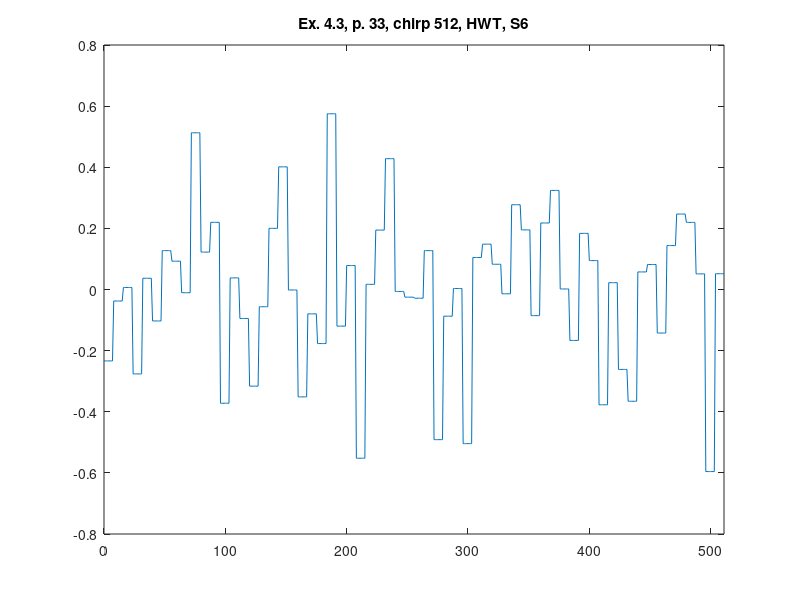

MATLAB code to generate this figure:
%% ========================================================================
%% Programmatic octave notes on "Ripples in Mathematics" by A. Jensen
%% and A. la Cour-Harbo written with a deep gratitude to the authors for
%% this wonderful text. 
%% 
%% Reconstruction of graphs in Ex. 4.3, p.33, Ch 04, HWT, S6, 3 scales.
%%
%% Author: Vladimir Kulyukin
%% 
%% NB: I have tested this code in Octave 4.
%% =========================================================================
t = [0:511];

%%y_ex_4_3_chirp_512_p33 = arrayfun(@(x) sin(x*x), t);

y_ex_4_3_chirp_HWT_S6_512_p33 = [
-0.23362494977796264
-0.23362494977796264
-0.23362494977796264
-0.23362494977796264
-0.23362494977796264
-0.23362494977796264
-0.23362494977796264
-0.23362494977796264
-0.03762483205931382
-0.03762483205931382
-0.03762483205931382
-0.03762483205931382
-0.03762483205931382
-0.03762483205931382
-0.03762483205931382
-0.03762483205931382
0.006514806009147055
0.006514806009147055
0.006514806009147055
0.006514806009147055
0.006514806009147055
0.006514806009147055
0.006514806009147055
0.006514806009147055
-0.2761963878364002
-0.2761963878364002
-0.2761963878364002
-0.2761963878364002
-0.2761963878364002
-0.2761963878364002
-0.2761963878364002
-0.2761963878364002
0.036739280250653435
0.036739280250653435
0.036739280250653435
0.036739280250653435
0.036739280250653435
0.036739280250653435
0.036739280250653435
0.036739280250653435
-0.1029179954002705
-0.1029179954002705
-0.1029179954002705
-0.1029179954002705
-0.1029179954002705
-0.1029179954002705
-0.1029179954002705
-0.1029179954002705
0.12718369617951247
0.12718369617951247
0.12718369617951247
0.12718369617951247
0.12718369617951247
0.12718369617951247
0.12718369617951247
0.12718369617951247
0.0926515400914196
0.0926515400914196
0.0926515400914196
0.0926515400914196
0.0926515400914196
0.0926515400914196
0.0926515400914196
0.0926515400914196
-0.010575692200410351
-0.010575692200410351
-0.010575692200410351
-0.010575692200410351
-0.010575692200410351
-0.010575692200410351
-0.010575692200410351
-0.010575692200410351
0.5127494541154257
0.5127494541154257
0.5127494541154257
0.5127494541154257
0.5127494541154257
0.5127494541154257
0.5127494541154257
0.5127494541154257
0.12236399075991435
0.12236399075991435
0.12236399075991435
0.12236399075991435
0.12236399075991435
0.12236399075991435
0.12236399075991435
0.12236399075991435
0.21977035483169477
0.21977035483169477
0.21977035483169477
0.21977035483169477
0.21977035483169477
0.21977035483169477
0.21977035483169477
0.21977035483169477
-0.3721171521240493
-0.3721171521240493
-0.3721171521240493
-0.3721171521240493
-0.3721171521240493
-0.3721171521240493
-0.3721171521240493
-0.3721171521240493
0.037988189407576804
0.037988189407576804
0.037988189407576804
0.037988189407576804
0.037988189407576804
0.037988189407576804
0.037988189407576804
0.037988189407576804
-0.0948123805016204
-0.0948123805016204
-0.0948123805016204
-0.0948123805016204
-0.0948123805016204
-0.0948123805016204
-0.0948123805016204
-0.0948123805016204
-0.31618568073599035
-0.31618568073599035
-0.31618568073599035
-0.31618568073599035
-0.31618568073599035
-0.31618568073599035
-0.31618568073599035
-0.31618568073599035
-0.056391771306035295
-0.056391771306035295
-0.056391771306035295
-0.056391771306035295
-0.056391771306035295
-0.056391771306035295
-0.056391771306035295
-0.056391771306035295
0.2001510802362773
0.2001510802362773
0.2001510802362773
0.2001510802362773
0.2001510802362773
0.2001510802362773
0.2001510802362773
0.2001510802362773
0.4013260828620442
0.4013260828620442
0.4013260828620442
0.4013260828620442
0.4013260828620442
0.4013260828620442
0.4013260828620442
0.4013260828620442
-0.0016119920468827262
-0.0016119920468827262
-0.0016119920468827262
-0.0016119920468827262
-0.0016119920468827262
-0.0016119920468827262
-0.0016119920468827262
-0.0016119920468827262
-0.3512768250102926
-0.3512768250102926
-0.3512768250102926
-0.3512768250102926
-0.3512768250102926
-0.3512768250102926
-0.3512768250102926
-0.3512768250102926
-0.07966576685916564
-0.07966576685916564
-0.07966576685916564
-0.07966576685916564
-0.07966576685916564
-0.07966576685916564
-0.07966576685916564
-0.07966576685916564
-0.17684538543413617
-0.17684538543413617
-0.17684538543413617
-0.17684538543413617
-0.17684538543413617
-0.17684538543413617
-0.17684538543413617
-0.17684538543413617
0.5749366660558674
0.5749366660558674
0.5749366660558674
0.5749366660558674
0.5749366660558674
0.5749366660558674
0.5749366660558674
0.5749366660558674
-0.1198371810128343
-0.1198371810128343
-0.1198371810128343
-0.1198371810128343
-0.1198371810128343
-0.1198371810128343
-0.1198371810128343
-0.1198371810128343
0.07841851858538704
0.07841851858538704
0.07841851858538704
0.07841851858538704
0.07841851858538704
0.07841851858538704
0.07841851858538704
0.07841851858538704
-0.5520285995493385
-0.5520285995493385
-0.5520285995493385
-0.5520285995493385
-0.5520285995493385
-0.5520285995493385
-0.5520285995493385
-0.5520285995493385
0.01684917837843974
0.01684917837843974
0.01684917837843974
0.01684917837843974
0.01684917837843974
0.01684917837843974
0.01684917837843974
0.01684917837843974
0.19442732133476737
0.19442732133476737
0.19442732133476737
0.19442732133476737
0.19442732133476737
0.19442732133476737
0.19442732133476737
0.19442732133476737
0.4280447939486386
0.4280447939486386
0.4280447939486386
0.4280447939486386
0.4280447939486386
0.4280447939486386
0.4280447939486386
0.4280447939486386
-0.006374358611478835
-0.006374358611478835
-0.006374358611478835
-0.006374358611478835
-0.006374358611478835
-0.006374358611478835
-0.006374358611478835
-0.006374358611478835
-0.02506055088541686
-0.02506055088541686
-0.02506055088541686
-0.02506055088541686
-0.02506055088541686
-0.02506055088541686
-0.02506055088541686
-0.02506055088541686
-0.02853465743778335
-0.02853465743778335
-0.02853465743778335
-0.02853465743778335
-0.02853465743778335
-0.02853465743778335
-0.02853465743778335
-0.02853465743778335
0.1272120930182856
0.1272120930182856
0.1272120930182856
0.1272120930182856
0.1272120930182856
0.1272120930182856
0.1272120930182856
0.1272120930182856
-0.491236063457199
-0.491236063457199
-0.491236063457199
-0.491236063457199
-0.491236063457199
-0.491236063457199
-0.491236063457199
-0.491236063457199
-0.08731799779445547
-0.08731799779445547
-0.08731799779445547
-0.08731799779445547
-0.08731799779445547
-0.08731799779445547
-0.08731799779445547
-0.08731799779445547
0.003243621254932771
0.003243621254932771
0.003243621254932771
0.003243621254932771
0.003243621254932771
0.003243621254932771
0.003243621254932771
0.003243621254932771
-0.5043018966098173
-0.5043018966098173
-0.5043018966098173
-0.5043018966098173
-0.5043018966098173
-0.5043018966098173
-0.5043018966098173
-0.5043018966098173
0.10474790780369331
0.10474790780369331
0.10474790780369331
0.10474790780369331
0.10474790780369331
0.10474790780369331
0.10474790780369331
0.10474790780369331
0.14839575583099945
0.14839575583099945
0.14839575583099945
0.14839575583099945
0.14839575583099945
0.14839575583099945
0.14839575583099945
0.14839575583099945
0.08261943206952051
0.08261943206952051
0.08261943206952051
0.08261943206952051
0.08261943206952051
0.08261943206952051
0.08261943206952051
0.08261943206952051
-0.014045262606770633
-0.014045262606770633
-0.014045262606770633
-0.014045262606770633
-0.014045262606770633
-0.014045262606770633
-0.014045262606770633
-0.014045262606770633
0.2773733695884421
0.2773733695884421
0.2773733695884421
0.2773733695884421
0.2773733695884421
0.2773733695884421
0.2773733695884421
0.2773733695884421
0.1951176515774923
0.1951176515774923
0.1951176515774923
0.1951176515774923
0.1951176515774923
0.1951176515774923
0.1951176515774923
0.1951176515774923
-0.08549091321765895
-0.08549091321765895
-0.08549091321765895
-0.08549091321765895
-0.08549091321765895
-0.08549091321765895
-0.08549091321765895
-0.08549091321765895
0.21763898066230167
0.21763898066230167
0.21763898066230167
0.21763898066230167
0.21763898066230167
0.21763898066230167
0.21763898066230167
0.21763898066230167
0.32418489344960766
0.32418489344960766
0.32418489344960766
0.32418489344960766
0.32418489344960766
0.32418489344960766
0.32418489344960766
0.32418489344960766
0.0017411692772309468
0.0017411692772309468
0.0017411692772309468
0.0017411692772309468
0.0017411692772309468
0.0017411692772309468
0.0017411692772309468
0.0017411692772309468
-0.16663920291547107
-0.16663920291547107
-0.16663920291547107
-0.16663920291547107
-0.16663920291547107
-0.16663920291547107
-0.16663920291547107
-0.16663920291547107
0.18363641324101385
0.18363641324101385
0.18363641324101385
0.18363641324101385
0.18363641324101385
0.18363641324101385
0.18363641324101385
0.18363641324101385
0.09468195930470026
0.09468195930470026
0.09468195930470026
0.09468195930470026
0.09468195930470026
0.09468195930470026
0.09468195930470026
0.09468195930470026
-0.3772114043500177
-0.3772114043500177
-0.3772114043500177
-0.3772114043500177
-0.3772114043500177
-0.3772114043500177
-0.3772114043500177
-0.3772114043500177
0.022295992412253548
0.022295992412253548
0.022295992412253548
0.022295992412253548
0.022295992412253548
0.022295992412253548
0.022295992412253548
0.022295992412253548
-0.2615112401901302
-0.2615112401901302
-0.2615112401901302
-0.2615112401901302
-0.2615112401901302
-0.2615112401901302
-0.2615112401901302
-0.2615112401901302
-0.3656532878889719
-0.3656532878889719
-0.3656532878889719
-0.3656532878889719
-0.3656532878889719
-0.3656532878889719
-0.3656532878889719
-0.3656532878889719
0.057478136856015875
0.057478136856015875
0.057478136856015875
0.057478136856015875
0.057478136856015875
0.057478136856015875
0.057478136856015875
0.057478136856015875
0.08187052019235362
0.08187052019235362
0.08187052019235362
0.08187052019235362
0.08187052019235362
0.08187052019235362
0.08187052019235362
0.08187052019235362
-0.14241827828455694
-0.14241827828455694
-0.14241827828455694
-0.14241827828455694
-0.14241827828455694
-0.14241827828455694
-0.14241827828455694
-0.14241827828455694
0.1437712547617204
0.1437712547617204
0.1437712547617204
0.1437712547617204
0.1437712547617204
0.1437712547617204
0.1437712547617204
0.1437712547617204
0.24691540971505266
0.24691540971505266
0.24691540971505266
0.24691540971505266
0.24691540971505266
0.24691540971505266
0.24691540971505266
0.24691540971505266
0.2195620112782229
0.2195620112782229
0.2195620112782229
0.2195620112782229
0.2195620112782229
0.2195620112782229
0.2195620112782229
0.2195620112782229
0.05118831229762843
0.05118831229762843
0.05118831229762843
0.05118831229762843
0.05118831229762843
0.05118831229762843
0.05118831229762843
0.05118831229762843
-0.5956901291818311
-0.5956901291818311
-0.5956901291818311
-0.5956901291818311
-0.5956901291818311
-0.5956901291818311
-0.5956901291818311
-0.5956901291818311
0.05162395522800809
0.05162395522800809
0.05162395522800809
0.05162395522800809
0.05162395522800809
0.05162395522800809
0.05162395522800809
0.05162395522800809
];

figure;
plot(t, y_ex_4_3_chirp_HWT_S6_512_p33);
xlim([0 511]);
title('Ex. 4.3, p. 33, chirp 512, HWT, S6');
